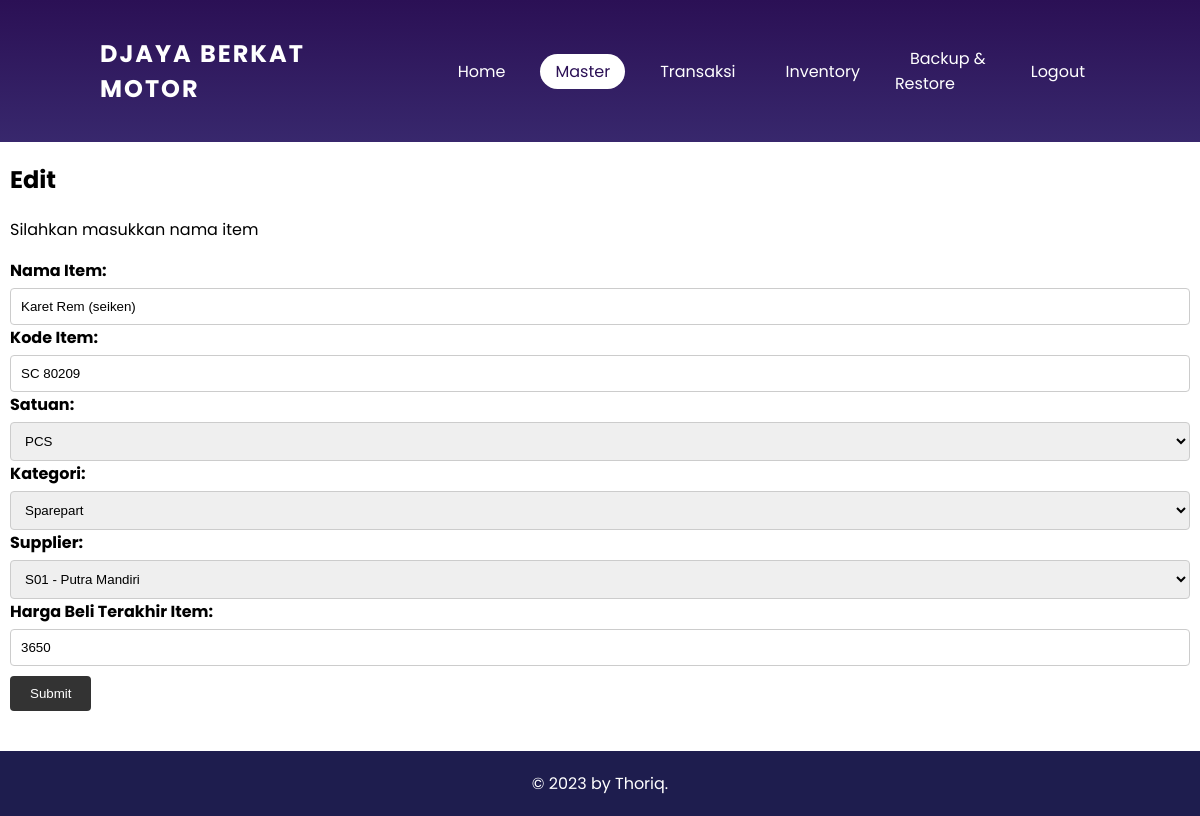
Page /Master/kelolamaster/kelolaitem.php?ubah=34 on the committed database.
### tables this page shows
CREATE TABLE `master_item` (
  `id_item` int(11) NOT NULL,
  `kode_item` varchar(20) NOT NULL,
  `nama_item` varchar(50) NOT NULL,
  `kode_supplier_item` varchar(20) NOT NULL,
  `kategori_item` varchar(20) NOT NULL,
  `satuan_item` varchar(10) NOT NULL,
  `harga_beli_terakhir_item` varchar(50) NOT NULL
);

### Master/kelolamaster/kelolaitem.php (the view, shortened to what this page needs)
<?php
    include '../../koneksi.php';
    include 'headerkelolamaster.php';
    $namaitem = '';
    $kodeitem = '';
    $satuan_item = '';
    $harga_beli_terakhir_item = '';
    if(isset($_GET['ubah'])){
        $id_item = $_GET['ubah'];
        $query = "SELECT * FROM master_item WHERE id_item = '$id_item';";
        $sql = mysqli_query($conn,$query);
        $result = mysqli_fetch_assoc($sql);
        $namaitem = $result['nama_item'];
        $kodeitem = $result['kode_item'];
        $satuan_item = $result['satuan_item'];
        $harga_beli_terakhir_item = $result['harga_beli_terakhir_item'];
        $defaultsatuan = $result['satuan_item'];
        $defaultkategori = $result['kategori_item'];
        $defaultsupplier = $result['kode_supplier_item'];
        $query2 = "SELECT * FROM master_kategori;";
        $sql2 = mysqli_query($conn, $query2);
        $query3 = "SELECT * FROM master_supplier;";
        $sql3 = mysqli_query($conn, $query3);
        $query5 = "SELECT * FROM master_satuan;";
        $sql5 = mysqli_query($conn, $query5);
    }
?>
<!DOCTYPE html>
<html>
<head>
  <link rel="stylesheet" href="../../CSS/styles.css">
</head>
<body>
  <div class="container">
    <div class="content">
    <h2>Edit</h2>
      <p>Silahkan masukkan nama item</p>
      <form method="POST" action="updateitem.php">
  <label for="namaitem">Nama Item:</label>
  <input type="text" id="namaitem" name="namaitem" value="<?php echo $namaitem; ?>"required>
  <label for="kodeitem">Kode Item:</label>
  <input type="text" id="kodeitem" name="kodeitem" value="<?php echo $kodeitem; ?>"required>
  <label for="Satuan">Satuan:</label>
  <select id="Satuan" name="Satuan" value="<?php echo $satuan_item; ?>"required>
    <?php
        while ($result5 = mysqli_fetch_assoc($sql5)) {
            $optionValue = $result5['id_satuan'];
            $optionName = $result5['nama_satuan'];
            $selected = ($optionName == $defaultsatuan) ? 'selected' : '';
            echo "<option value='$optionValue' $selected>$optionName</option>";
        }
    ?>
  </select>
  <label for="kategori">Kategori:</label>
  <select id="kategori" name="kategori" required>
    <?php
      while ($result = mysqli_fetch_assoc($sql2)) {
        $optionValue = $result['id_kategori'];
        $optionName = $result['nama_kategori'];
        $selected = ($optionName == $defaultkategori) ? 'selected' : '';
        echo "<option value='$optionValue' $selected>$optionName</option>";
      }
    ?>
  </select>
  <label for="supplier">Supplier:</label>
  <select id="supplier" name="supplier" required>
    <?php
      while ($result = mysqli_fetch_assoc($sql3)) {
        $optionName = $result['nama_supplier'];
        $optionCode = $result['kode_supplier'];
        $selected = ("$optionCode - $optionName" == $defaultsupplier) ? 'selected' : '';
        echo "<option value='$optionCode' $selected>$optionCode - $optionName</option>";
      }
    ?>
  </select>
  <label for="harga_beli_terakhir_item">Harga Beli Terakhir Item:</label>
  <input type="text" id="harga_beli_terakhir_item" name="harga_beli_terakhir_item" value= "<?php echo $harga_beli_terakhir_item; ?>"  required>
  <button type="submit">Submit</button>
</form>
    </div>
  </div>
  <footer class="footer">
    <p>&copy; 2023 by Thoriq.</p>
  </footer>
</body>
</html>

### CSS/styles.css (style rules this page uses)
body { font-family: 'Poppins', sans-serif; background-color: #fff; margin: 0; padding: 0; overflow-x: hidden; background: linear-gradient(#2b1055,#7597de); }
.container { max-width: 100%; margin: 0; padding: 0; background-color: #ffffff; min-height: 520px; }
.content { max-width: 12000px; margin-left: -10px; margin-right: -10px; padding: 20px; background-color: #ffffff; }
.content h2 { margin-top: 0; }
form { margin-bottom: 20px; }
form label { display: block; margin-bottom: 5px; font-weight: bold; }
form input[type="text"], form input[type="number"], form select { width: 100%; padding: 10px; border-radius: 4px; border: 1px solid #ccc; }
form button { background-color: #333; color: #fff; padding: 10px 20px; border: none; border-radius: 4px; cursor: pointer; transition: background-color 0.3s ease; margin-top: 10px; }
.footer { background-color: #1e1d4e ; color: #fff; padding: 20px; text-align: center; }
.footer p { margin: 0; }

### rows in the picture
master_item: namaitem "Karet Rem (seiken)", kodeitem "SC 80209", harga_beli_terakhir_item "3650"

### other values in the picture
form field Satuan "PCS"
form field kategori "Sparepart"
form field supplier "S01 - Putra Mandiri"
